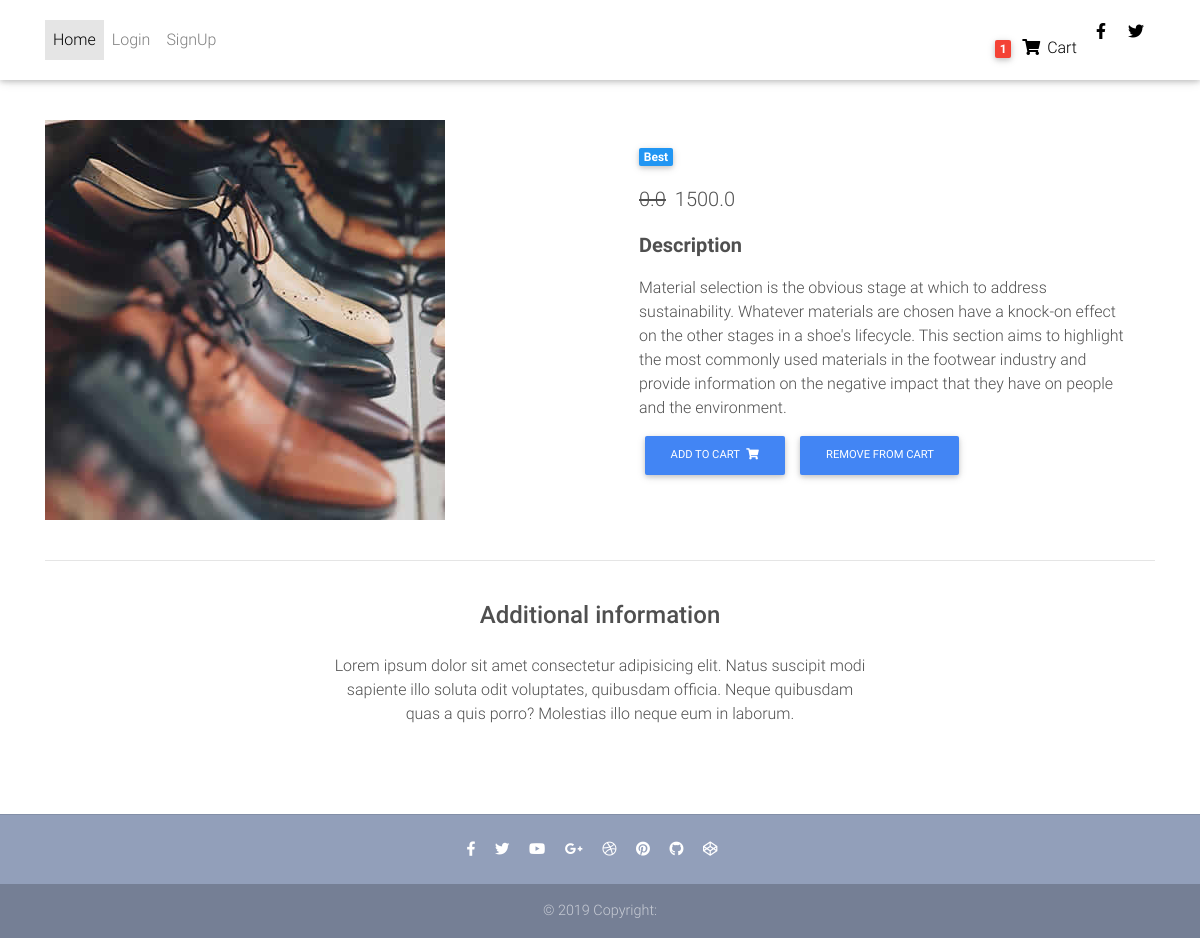
The app's page /products/footwears/ with its own data.
### home/models.py (models this page shows, shortened)
class Items(models.Model):
    title=models.CharField(max_length=200)
    price=models.FloatField()
    image=models.ImageField(upload_to='pics')
    model=models.CharField(choices=decide,max_length=20)
    description=models.CharField(max_length=500)
    discount=models.FloatField(blank=True)
    slug=models.SlugField()
    def get_add_to_cart_url(self):
         return reverse("core:addtocart", kwargs={"slug": self.slug
        })
    def get_remove_to_cart_url(self):
         return reverse("core:remove_from_cart", kwargs={"slug": self.slug
        })

### home/views.py (the view)
# urls.py: path('products/<slug>/', products.as_view(), name='products'),
class products(DetailView):
    model=Items
    template_name='product.html'

### templates/product.html (shortened to what this page needs)
{% load static %}
<!DOCTYPE html>
<html lang="en">
<head>
  <link rel="stylesheet" href="https://use.fontawesome.com/releases/v5.11.2/css/all.css">
  <link href="{% static 'css/bootstrap.min.css' %}" rel="stylesheet">
  <link href="{% static 'css/mdb.min.css' %}" rel="stylesheet">
  <link href="{% static 'css/style.min.css' %}" rel="stylesheet">
</head>
<body>
  <nav class="navbar fixed-top navbar-expand-lg navbar-light white scrolling-navbar">
    <div class="container">
      <div class="collapse navbar-collapse" id="navbarSupportedContent">
        <ul class="navbar-nav mr-auto">
          <li class="nav-item active">
            <a class="nav-link waves-effect" href="/">Home
            </a>
          </li>
          {% if request.user.is_authenticated %}
          <a class="nav-link waves-effect" href="#">PRODUCT</a>
          <a class="nav-link waves-effect" href="/checkout">CHECKOUT</a>
           <a class="nav-link waves-effect" href="/ordersummaryview">CART
           <a class="nav-link waves-effect" href="/payement">PAYEMENT
           <a class="nav-link waves-effect" href="/logout">Logout
          {% else %}
          <a class="nav-link waves-effect" href="/login">Login
           <a class="nav-link waves-effect" href="/register">SignUp
          {% endif %}
        </ul>
        <ul class="navbar-nav nav-flex-icons">
          <li class="nav-item">
            <a class="nav-link waves-effect">
              <span class="badge red z-depth-1 mr-1"> 1 </span>
              <i class="fas fa-shopping-cart"></i>
              <span class="clearfix d-none d-sm-inline-block"> Cart </span>
            </a>
          </li>
          <li class="nav-item">
            <a href="https://www.facebook.com/mdbootstrap" class="nav-link waves-effect" target="_blank">
              <i class="fab fa-facebook-f"></i>
            </a>
          </li>
          <li class="nav-item">
            <a href="https://twitter.com/MDBootstrap" class="nav-link waves-effect" target="_blank">
              <i class="fab fa-twitter"></i>
            </a>
          </li>
        </ul>
      </div>
    </div>
  </nav>
  <main class="mt-5 pt-4">
    <div class="container dark-grey-text mt-5">
      <div class="row wow fadeIn">
        <div class="col-md-6 mb-4">
          <img src="{{object.image.url}}" class="img-fluid" alt="">
        </div>
        <div class="col-md-6 mb-4">
          <div class="p-4">
            <div class="mb-3">
              <a href="">
                <span class="badge blue mr-1">{{object.model}}</span>
              </a>
            </div>
            <p class="lead">
              <span class="mr-1">
                <del>{{object.discount}}</del>
              </span>
              <span>{{object.price}}</span>
            </p>
            <p class="lead font-weight-bold">Description</p>
            <p>{{object.description}}</p>
            <a href="{{object.get_add_to_cart_url}}" class="btn btn-primary btn-md my-0 p" >Add to cart
                <i class="fas fa-shopping-cart ml-1"></i>
              </a>
              <a href="{{object.get_remove_to_cart_url}}" class="btn btn-primary btn-md my-0 p" >REmove From Cart</a>
          </div>
        </div>
      </div>
      <hr>
      <div class="row d-flex justify-content-center wow fadeIn">
        <div class="col-md-6 text-center">
          <h4 class="my-4 h4">Additional information</h4>
          <p>Lorem ipsum dolor sit amet consectetur adipisicing elit. Natus suscipit modi sapiente illo soluta odit
            voluptates,
            quibusdam officia. Neque quibusdam quas a quis porro? Molestias illo neque eum in laborum.</p>
        </div>
      </div>
      <div class="row wow fadeIn">
        <div class="col-lg-4 col-md-12 mb-4">
        </div>
        <div class="col-lg-4 col-md-6 mb-4">
        </div>
        <div class="col-lg-4 col-md-6 mb-4">
        </div>
      </div>
    </div>
  </main>
  <footer class="page-footer text-center font-small mt-4 wow fadeIn">
    <hr class="my-4">
    <div class="pb-4">
      <a href="https://www.facebook.com/mdbootstrap" target="_blank">
        <i class="fab fa-facebook-f mr-3"></i>
      </a>
      <a href="https://twitter.com/MDBootstrap" target="_blank">
        <i class="fab fa-twitter mr-3"></i>
      </a>
      <a href="https://www.youtube.com/watch?v=7MUISDJ5ZZ4" target="_blank">
        <i class="fab fa-youtube mr-3"></i>
      </a>
      <a href="https://plus.google.com/u/0/b/107863090883699620484" target="_blank">
        <i class="fab fa-google-plus-g mr-3"></i>
      </a>
      <a href="https://dribbble.com/mdbootstrap" target="_blank">
        <i class="fab fa-dribbble mr-3"></i>
      </a>
      <a href="https://pinterest.com/mdbootstrap" target="_blank">
        <i class="fab fa-pinterest mr-3"></i>
      </a>
      <a href="https://github.com/mdbootstrap/bootstrap-material-design" target="_blank">
        <i class="fab fa-github mr-3"></i>
      </a>
      <a href="http://codepen.io/mdbootstrap/" target="_blank">
        <i class="fab fa-codepen mr-3"></i>
      </a>
    </div>
    <div class="footer-copyright py-3">
      © 2019 Copyright:
    </div>
  </footer>
</body>
</html>

### records on screen
Items: image (picture), model "Best", discount "0.0", price "1500.0", description "Material selection is the obvious stage at which to address sustainability. Whatever materials are chosen have a knock-on effect on the other stages in a shoe's lifecycle. This section aims to highlight the most commonly used materials in the footwear industry and provide information on the negative impact that they have on people and the environment."
